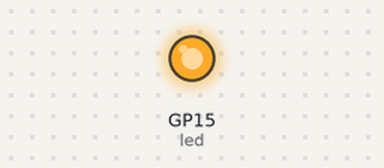
This program was run on a simulated Raspberry Pi Pico running MicroPython. Parts: output pins drawn as LEDs (lit = HIGH).

Above: at 1.0 s.
At 3.0 s:
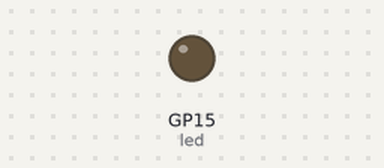
Timing chart, 0 to 5.2 s (numbered marks = the images above):
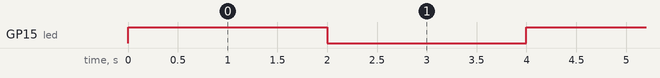

The program:

blink.py
```python
from machine import Pin, Timer

led_pin = 15
led = Pin(led_pin, Pin.OUT)

timer = Timer()
def toggler(timer):
    led.toggle()

led.value(1)
timer.init(freq=0.5, mode=Timer.PERIODIC, callback=toggler)
```

Measured:
- by itself, GP15 (led): alternates HIGH for 2.0 s and LOW for 2.0 s
